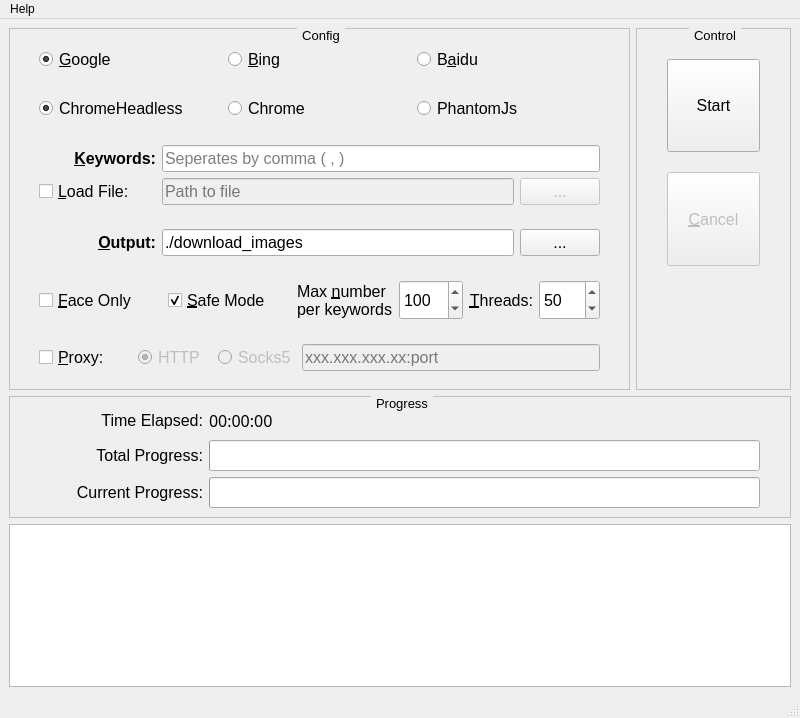
<?xml version="1.0" encoding="UTF-8"?>
<ui version="4.0">
 <class>MainWindow</class>
 <widget class="QMainWindow" name="MainWindow">
  <property name="geometry">
   <rect>
    <x>0</x>
    <y>0</y>
    <width>800</width>
    <height>718</height>
   </rect>
  </property>
  <property name="sizePolicy">
   <sizepolicy hsizetype="Fixed" vsizetype="Fixed">
    <horstretch>0</horstretch>
    <verstretch>0</verstretch>
   </sizepolicy>
  </property>
  <property name="windowTitle">
   <string>MainWindow</string>
  </property>
  <widget class="QWidget" name="centralwidget">
   <layout class="QGridLayout" name="gridLayout_3" rowstretch="7,3,4" columnstretch="8,2">
    <item row="1" column="0" colspan="2">
     <widget class="QGroupBox" name="groupBox_3">
      <property name="sizePolicy">
       <sizepolicy hsizetype="Preferred" vsizetype="Preferred">
        <horstretch>0</horstretch>
        <verstretch>0</verstretch>
       </sizepolicy>
      </property>
      <property name="font">
       <font>
        <pointsize>10</pointsize>
       </font>
      </property>
      <property name="styleSheet">
       <string notr="true">QGroupBox{border:1px ridge gray;margin-top: 1ex;} QGroupBox::title{subcontrol-origin: margin;subcontrol-position:top center;padding:0 3px;}</string>
      </property>
      <property name="title">
       <string>Progress</string>
      </property>
      <layout class="QGridLayout" name="gridLayout_2" columnstretch="1,3">
       <property name="rightMargin">
        <number>30</number>
       </property>
       <item row="0" column="0">
        <widget class="QLabel" name="label_4">
         <property name="font">
          <font>
           <pointsize>12</pointsize>
          </font>
         </property>
         <property name="text">
          <string>Time Elapsed:</string>
         </property>
         <property name="alignment">
          <set>Qt::AlignRight|Qt::AlignTrailing|Qt::AlignVCenter</set>
         </property>
        </widget>
       </item>
       <item row="0" column="1">
        <widget class="QLabel" name="label_time_elapsed">
         <property name="font">
          <font>
           <family>Ubuntu Mono</family>
           <pointsize>12</pointsize>
          </font>
         </property>
         <property name="text">
          <string>00:00:00</string>
         </property>
        </widget>
       </item>
       <item row="1" column="0">
        <widget class="QLabel" name="label_2">
         <property name="font">
          <font>
           <pointsize>12</pointsize>
          </font>
         </property>
         <property name="text">
          <string>Total Progress:</string>
         </property>
         <property name="alignment">
          <set>Qt::AlignRight|Qt::AlignTrailing|Qt::AlignVCenter</set>
         </property>
        </widget>
       </item>
       <item row="1" column="1">
        <widget class="QProgressBar" name="progressBar_total">
         <property name="sizePolicy">
          <sizepolicy hsizetype="Preferred" vsizetype="Preferred">
           <horstretch>0</horstretch>
           <verstretch>0</verstretch>
          </sizepolicy>
         </property>
         <property name="font">
          <font>
           <family>Ubuntu Mono</family>
           <pointsize>12</pointsize>
          </font>
         </property>
         <property name="styleSheet">
          <string notr="true"/>
         </property>
         <property name="maximum">
          <number>1000</number>
         </property>
         <property name="value">
          <number>0</number>
         </property>
         <property name="alignment">
          <set>Qt::AlignCenter</set>
         </property>
         <property name="format">
          <string/>
         </property>
        </widget>
       </item>
       <item row="2" column="0">
        <widget class="QLabel" name="label_3">
         <property name="font">
          <font>
           <pointsize>12</pointsize>
          </font>
         </property>
         <property name="text">
          <string>Current Progress:</string>
         </property>
         <property name="alignment">
          <set>Qt::AlignRight|Qt::AlignTrailing|Qt::AlignVCenter</set>
         </property>
        </widget>
       </item>
       <item row="2" column="1">
        <widget class="QProgressBar" name="progressBar_current">
         <property name="sizePolicy">
          <sizepolicy hsizetype="Preferred" vsizetype="Preferred">
           <horstretch>0</horstretch>
           <verstretch>0</verstretch>
          </sizepolicy>
         </property>
         <property name="font">
          <font>
           <family>Ubuntu Mono</family>
           <pointsize>12</pointsize>
          </font>
         </property>
         <property name="styleSheet">
          <string notr="true">/*
QProgressBar {
	border: 2px solid gray;
	background-color: rgba(0, 0, 0, 0);
}

QProgressBar::chunk {
	background-color: rgba(0, 200, 0);
	width: 1px;
}*/</string>
         </property>
         <property name="maximum">
          <number>1000</number>
         </property>
         <property name="value">
          <number>0</number>
         </property>
         <property name="alignment">
          <set>Qt::AlignCenter</set>
         </property>
         <property name="format">
          <string/>
         </property>
        </widget>
       </item>
      </layout>
     </widget>
    </item>
    <item row="0" column="1">
     <widget class="QGroupBox" name="groupBox_2">
      <property name="font">
       <font>
        <pointsize>10</pointsize>
       </font>
      </property>
      <property name="styleSheet">
       <string notr="true">QGroupBox{border:1px ridge gray;margin-top: 1ex;} QGroupBox::title{subcontrol-origin: margin;subcontrol-position:top center;padding:0 3px;}</string>
      </property>
      <property name="title">
       <string>Control</string>
      </property>
      <layout class="QVBoxLayout" name="verticalLayout_2" stretch="1,1,1">
       <property name="spacing">
        <number>20</number>
       </property>
       <property name="leftMargin">
        <number>30</number>
       </property>
       <property name="topMargin">
        <number>30</number>
       </property>
       <property name="rightMargin">
        <number>30</number>
       </property>
       <property name="bottomMargin">
        <number>30</number>
       </property>
       <item>
        <widget class="QPushButton" name="pushButton_start">
         <property name="sizePolicy">
          <sizepolicy hsizetype="Preferred" vsizetype="Preferred">
           <horstretch>0</horstretch>
           <verstretch>0</verstretch>
          </sizepolicy>
         </property>
         <property name="font">
          <font>
           <pointsize>12</pointsize>
          </font>
         </property>
         <property name="text">
          <string>Start</string>
         </property>
         <property name="shortcut">
          <string>Return</string>
         </property>
        </widget>
       </item>
       <item>
        <widget class="QPushButton" name="pushButton_cancel">
         <property name="enabled">
          <bool>false</bool>
         </property>
         <property name="sizePolicy">
          <sizepolicy hsizetype="Preferred" vsizetype="Preferred">
           <horstretch>0</horstretch>
           <verstretch>0</verstretch>
          </sizepolicy>
         </property>
         <property name="font">
          <font>
           <pointsize>12</pointsize>
          </font>
         </property>
         <property name="text">
          <string>&amp;Cancel</string>
         </property>
        </widget>
       </item>
       <item>
        <spacer name="verticalSpacer">
         <property name="orientation">
          <enum>Qt::Vertical</enum>
         </property>
         <property name="sizeType">
          <enum>QSizePolicy::Preferred</enum>
         </property>
         <property name="sizeHint" stdset="0">
          <size>
           <width>20</width>
           <height>40</height>
          </size>
         </property>
        </spacer>
       </item>
      </layout>
     </widget>
    </item>
    <item row="0" column="0">
     <widget class="QGroupBox" name="groupBox_config">
      <property name="sizePolicy">
       <sizepolicy hsizetype="Preferred" vsizetype="Preferred">
        <horstretch>0</horstretch>
        <verstretch>0</verstretch>
       </sizepolicy>
      </property>
      <property name="font">
       <font>
        <pointsize>10</pointsize>
       </font>
      </property>
      <property name="styleSheet">
       <string notr="true">QGroupBox{border:1px ridge gray;margin-top: 1ex;} QGroupBox::title{subcontrol-origin: margin;subcontrol-position:top center;padding:0 3px;}</string>
      </property>
      <property name="title">
       <string>Config</string>
      </property>
      <property name="flat">
       <bool>false</bool>
      </property>
      <property name="checkable">
       <bool>false</bool>
      </property>
      <layout class="QVBoxLayout" name="verticalLayout" stretch="1,1,2,1,2,1">
       <property name="leftMargin">
        <number>20</number>
       </property>
       <property name="rightMargin">
        <number>20</number>
       </property>
       <item>
        <widget class="QWidget" name="widget_engine" native="true">
         <layout class="QHBoxLayout" name="horizontalLayout">
          <item>
           <widget class="QRadioButton" name="radioButton_google">
            <property name="font">
             <font>
              <pointsize>12</pointsize>
             </font>
            </property>
            <property name="focusPolicy">
             <enum>Qt::StrongFocus</enum>
            </property>
            <property name="text">
             <string>&amp;Google</string>
            </property>
            <property name="checked">
             <bool>true</bool>
            </property>
            <attribute name="buttonGroup">
             <string notr="true">buttonGroup</string>
            </attribute>
           </widget>
          </item>
          <item>
           <widget class="QRadioButton" name="radioButton_bing">
            <property name="font">
             <font>
              <pointsize>12</pointsize>
             </font>
            </property>
            <property name="focusPolicy">
             <enum>Qt::StrongFocus</enum>
            </property>
            <property name="text">
             <string>&amp;Bing</string>
            </property>
            <attribute name="buttonGroup">
             <string notr="true">buttonGroup</string>
            </attribute>
           </widget>
          </item>
          <item>
           <widget class="QRadioButton" name="radioButton_baidu">
            <property name="font">
             <font>
              <pointsize>12</pointsize>
             </font>
            </property>
            <property name="focusPolicy">
             <enum>Qt::StrongFocus</enum>
            </property>
            <property name="text">
             <string>B&amp;aidu</string>
            </property>
            <attribute name="buttonGroup">
             <string notr="true">buttonGroup</string>
            </attribute>
           </widget>
          </item>
         </layout>
        </widget>
       </item>
       <item>
        <widget class="QWidget" name="widget_driver" native="true">
         <layout class="QHBoxLayout" name="horizontalLayout_6">
          <item>
           <widget class="QRadioButton" name="radioButton_chrome_headless">
            <property name="font">
             <font>
              <pointsize>12</pointsize>
             </font>
            </property>
            <property name="text">
             <string>ChromeHeadless</string>
            </property>
            <property name="checked">
             <bool>true</bool>
            </property>
           </widget>
          </item>
          <item>
           <widget class="QRadioButton" name="radioButton_chrome">
            <property name="font">
             <font>
              <pointsize>12</pointsize>
             </font>
            </property>
            <property name="text">
             <string>Chrome</string>
            </property>
           </widget>
          </item>
          <item>
           <widget class="QRadioButton" name="radioButton_phantomjs">
            <property name="font">
             <font>
              <pointsize>12</pointsize>
             </font>
            </property>
            <property name="text">
             <string>PhantomJs</string>
            </property>
           </widget>
          </item>
         </layout>
        </widget>
       </item>
       <item>
        <widget class="QWidget" name="widget_keywords" native="true">
         <layout class="QGridLayout" name="gridLayout" columnstretch="2,6,1">
          <item row="0" column="0">
           <widget class="QLabel" name="label">
            <property name="font">
             <font>
              <pointsize>12</pointsize>
              <weight>75</weight>
              <bold>true</bold>
             </font>
            </property>
            <property name="text">
             <string>&amp;Keywords:</string>
            </property>
            <property name="alignment">
             <set>Qt::AlignRight|Qt::AlignTrailing|Qt::AlignVCenter</set>
            </property>
            <property name="buddy">
             <cstring>lineEdit_keywords</cstring>
            </property>
           </widget>
          </item>
          <item row="0" column="1" colspan="2">
           <widget class="QLineEdit" name="lineEdit_keywords">
            <property name="font">
             <font>
              <pointsize>12</pointsize>
             </font>
            </property>
            <property name="toolTip">
             <string>Input keywords, seperated by comma  &quot;, &quot;</string>
            </property>
            <property name="statusTip">
             <string>Hint: e.g. To download image of Micheal Jordan and Yao Ming, input &quot;Micheal Jordan, Yao Ming&quot;</string>
            </property>
            <property name="whatsThis">
             <string/>
            </property>
            <property name="inputMask">
             <string/>
            </property>
            <property name="placeholderText">
             <string>Seperates by comma ( , )</string>
            </property>
           </widget>
          </item>
          <item row="1" column="0">
           <widget class="QCheckBox" name="checkBox_from_file">
            <property name="sizePolicy">
             <sizepolicy hsizetype="Minimum" vsizetype="Preferred">
              <horstretch>0</horstretch>
              <verstretch>0</verstretch>
             </sizepolicy>
            </property>
            <property name="font">
             <font>
              <pointsize>12</pointsize>
              <underline>false</underline>
             </font>
            </property>
            <property name="text">
             <string>&amp;Load File:</string>
            </property>
           </widget>
          </item>
          <item row="1" column="1">
           <widget class="QLineEdit" name="lineEdit_path2file">
            <property name="enabled">
             <bool>false</bool>
            </property>
            <property name="font">
             <font>
              <pointsize>12</pointsize>
             </font>
            </property>
            <property name="statusTip">
             <string>Hint: Enter path to a text file. Each line of the file contains a group of keywords</string>
            </property>
            <property name="placeholderText">
             <string>Path to file</string>
            </property>
           </widget>
          </item>
          <item row="1" column="2">
           <widget class="QPushButton" name="pushButton_load_file">
            <property name="enabled">
             <bool>false</bool>
            </property>
            <property name="sizePolicy">
             <sizepolicy hsizetype="Preferred" vsizetype="Fixed">
              <horstretch>0</horstretch>
              <verstretch>0</verstretch>
             </sizepolicy>
            </property>
            <property name="font">
             <font>
              <pointsize>12</pointsize>
             </font>
            </property>
            <property name="text">
             <string>...</string>
            </property>
           </widget>
          </item>
         </layout>
        </widget>
       </item>
       <item>
        <widget class="QWidget" name="widget_output" native="true">
         <layout class="QHBoxLayout" name="horizontalLayout_5" stretch="2,6,1">
          <property name="spacing">
           <number>6</number>
          </property>
          <item>
           <widget class="QLabel" name="label_7">
            <property name="font">
             <font>
              <pointsize>12</pointsize>
              <weight>75</weight>
              <bold>true</bold>
             </font>
            </property>
            <property name="text">
             <string>&amp;Output:</string>
            </property>
            <property name="alignment">
             <set>Qt::AlignRight|Qt::AlignTrailing|Qt::AlignVCenter</set>
            </property>
            <property name="buddy">
             <cstring>lineEdit_output</cstring>
            </property>
           </widget>
          </item>
          <item>
           <widget class="QLineEdit" name="lineEdit_output">
            <property name="sizePolicy">
             <sizepolicy hsizetype="Preferred" vsizetype="Fixed">
              <horstretch>0</horstretch>
              <verstretch>0</verstretch>
             </sizepolicy>
            </property>
            <property name="font">
             <font>
              <pointsize>12</pointsize>
             </font>
            </property>
            <property name="toolTip">
             <string>Path to output directory.</string>
            </property>
            <property name="statusTip">
             <string>Path to output directory.</string>
            </property>
            <property name="inputMask">
             <string/>
            </property>
            <property name="text">
             <string>./download_images</string>
            </property>
            <property name="placeholderText">
             <string>Path to output directory.</string>
            </property>
           </widget>
          </item>
          <item>
           <widget class="QPushButton" name="pushButton_output">
            <property name="enabled">
             <bool>true</bool>
            </property>
            <property name="sizePolicy">
             <sizepolicy hsizetype="Preferred" vsizetype="Fixed">
              <horstretch>0</horstretch>
              <verstretch>0</verstretch>
             </sizepolicy>
            </property>
            <property name="font">
             <font>
              <pointsize>12</pointsize>
             </font>
            </property>
            <property name="text">
             <string>...</string>
            </property>
           </widget>
          </item>
         </layout>
        </widget>
       </item>
       <item>
        <widget class="QWidget" name="widget_3" native="true">
         <layout class="QHBoxLayout" name="horizontalLayout_4" stretch="2,2,0,0,1,1">
          <item>
           <widget class="QCheckBox" name="checkBox_face_only">
            <property name="sizePolicy">
             <sizepolicy hsizetype="Preferred" vsizetype="Preferred">
              <horstretch>0</horstretch>
              <verstretch>0</verstretch>
             </sizepolicy>
            </property>
            <property name="font">
             <font>
              <pointsize>12</pointsize>
             </font>
            </property>
            <property name="text">
             <string>&amp;Face Only</string>
            </property>
           </widget>
          </item>
          <item>
           <widget class="QCheckBox" name="checkBox_safe_mode">
            <property name="sizePolicy">
             <sizepolicy hsizetype="Preferred" vsizetype="Preferred">
              <horstretch>0</horstretch>
              <verstretch>0</verstretch>
             </sizepolicy>
            </property>
            <property name="font">
             <font>
              <pointsize>12</pointsize>
             </font>
            </property>
            <property name="text">
             <string>&amp;Safe Mode</string>
            </property>
            <property name="checkable">
             <bool>true</bool>
            </property>
            <property name="checked">
             <bool>true</bool>
            </property>
           </widget>
          </item>
          <item>
           <widget class="QLabel" name="label_6">
            <property name="font">
             <font>
              <pointsize>12</pointsize>
             </font>
            </property>
            <property name="text">
             <string>Max &amp;number
per keywords</string>
            </property>
            <property name="buddy">
             <cstring>spinBox_max_number</cstring>
            </property>
           </widget>
          </item>
          <item>
           <widget class="QSpinBox" name="spinBox_max_number">
            <property name="sizePolicy">
             <sizepolicy hsizetype="Preferred" vsizetype="Fixed">
              <horstretch>0</horstretch>
              <verstretch>0</verstretch>
             </sizepolicy>
            </property>
            <property name="minimumSize">
             <size>
              <width>0</width>
              <height>40</height>
             </size>
            </property>
            <property name="font">
             <font>
              <pointsize>12</pointsize>
             </font>
            </property>
            <property name="minimum">
             <number>1</number>
            </property>
            <property name="maximum">
             <number>9999</number>
            </property>
            <property name="value">
             <number>100</number>
            </property>
           </widget>
          </item>
          <item>
           <widget class="QLabel" name="label_5">
            <property name="font">
             <font>
              <pointsize>12</pointsize>
             </font>
            </property>
            <property name="text">
             <string>&amp;Threads:</string>
            </property>
            <property name="alignment">
             <set>Qt::AlignRight|Qt::AlignTrailing|Qt::AlignVCenter</set>
            </property>
            <property name="buddy">
             <cstring>spinBox_num_threads</cstring>
            </property>
           </widget>
          </item>
          <item>
           <widget class="QSpinBox" name="spinBox_num_threads">
            <property name="sizePolicy">
             <sizepolicy hsizetype="Preferred" vsizetype="Fixed">
              <horstretch>0</horstretch>
              <verstretch>0</verstretch>
             </sizepolicy>
            </property>
            <property name="minimumSize">
             <size>
              <width>0</width>
              <height>40</height>
             </size>
            </property>
            <property name="font">
             <font>
              <pointsize>12</pointsize>
             </font>
            </property>
            <property name="minimum">
             <number>1</number>
            </property>
            <property name="maximum">
             <number>200</number>
            </property>
            <property name="value">
             <number>50</number>
            </property>
           </widget>
          </item>
         </layout>
        </widget>
       </item>
       <item>
        <widget class="QWidget" name="widget_proxy" native="true">
         <layout class="QHBoxLayout" name="horizontalLayout_2" stretch="1,5">
          <property name="topMargin">
           <number>9</number>
          </property>
          <property name="bottomMargin">
           <number>9</number>
          </property>
          <item>
           <widget class="QCheckBox" name="checkBox_proxy">
            <property name="sizePolicy">
             <sizepolicy hsizetype="Minimum" vsizetype="Preferred">
              <horstretch>0</horstretch>
              <verstretch>0</verstretch>
             </sizepolicy>
            </property>
            <property name="font">
             <font>
              <pointsize>12</pointsize>
             </font>
            </property>
            <property name="text">
             <string>&amp;Proxy:</string>
            </property>
           </widget>
          </item>
          <item>
           <widget class="QWidget" name="widget_5" native="true">
            <property name="enabled">
             <bool>false</bool>
            </property>
            <layout class="QHBoxLayout" name="horizontalLayout_3" stretch="1,1,4">
             <property name="leftMargin">
              <number>0</number>
             </property>
             <property name="topMargin">
              <number>0</number>
             </property>
             <property name="rightMargin">
              <number>0</number>
             </property>
             <property name="bottomMargin">
              <number>0</number>
             </property>
             <item>
              <widget class="QRadioButton" name="radioButton_http">
               <property name="sizePolicy">
                <sizepolicy hsizetype="Preferred" vsizetype="Preferred">
                 <horstretch>0</horstretch>
                 <verstretch>0</verstretch>
                </sizepolicy>
               </property>
               <property name="font">
                <font>
                 <pointsize>12</pointsize>
                </font>
               </property>
               <property name="focusPolicy">
                <enum>Qt::TabFocus</enum>
               </property>
               <property name="text">
                <string>HTTP</string>
               </property>
               <property name="checked">
                <bool>true</bool>
               </property>
               <attribute name="buttonGroup">
                <string notr="true">buttonGroup_2</string>
               </attribute>
              </widget>
             </item>
             <item>
              <widget class="QRadioButton" name="radioButton_socks5">
               <property name="sizePolicy">
                <sizepolicy hsizetype="Preferred" vsizetype="Preferred">
                 <horstretch>0</horstretch>
                 <verstretch>0</verstretch>
                </sizepolicy>
               </property>
               <property name="font">
                <font>
                 <pointsize>12</pointsize>
                </font>
               </property>
               <property name="focusPolicy">
                <enum>Qt::TabFocus</enum>
               </property>
               <property name="text">
                <string>Socks5</string>
               </property>
               <property name="checked">
                <bool>false</bool>
               </property>
               <attribute name="buttonGroup">
                <string notr="true">buttonGroup_2</string>
               </attribute>
              </widget>
             </item>
             <item>
              <widget class="QLineEdit" name="lineEdit_proxy">
               <property name="font">
                <font>
                 <pointsize>12</pointsize>
                </font>
               </property>
               <property name="toolTip">
                <string>input ip:port</string>
               </property>
               <property name="statusTip">
                <string>xxx.xxx.xxx.xx:port</string>
               </property>
               <property name="placeholderText">
                <string>xxx.xxx.xxx.xx:port</string>
               </property>
              </widget>
             </item>
            </layout>
           </widget>
          </item>
         </layout>
        </widget>
       </item>
      </layout>
     </widget>
    </item>
    <item row="2" column="0" colspan="2">
     <widget class="QPlainTextEdit" name="plainTextEdit_log">
      <property name="font">
       <font>
        <family>Ubuntu Mono</family>
       </font>
      </property>
      <property name="readOnly">
       <bool>true</bool>
      </property>
      <property name="plainText">
       <string/>
      </property>
      <property name="tabStopWidth">
       <number>4</number>
      </property>
      <property name="maximumBlockCount">
       <number>0</number>
      </property>
     </widget>
    </item>
   </layout>
  </widget>
  <widget class="QMenuBar" name="menubar">
   <property name="geometry">
    <rect>
     <x>0</x>
     <y>0</y>
     <width>800</width>
     <height>23</height>
    </rect>
   </property>
   <widget class="QMenu" name="menuAbout">
    <property name="title">
     <string>Help</string>
    </property>
    <addaction name="actionAbout"/>
   </widget>
   <addaction name="menuAbout"/>
  </widget>
  <widget class="QStatusBar" name="statusbar"/>
  <action name="actionAbout">
   <property name="text">
    <string>About</string>
   </property>
  </action>
 </widget>
 <tabstops>
  <tabstop>lineEdit_keywords</tabstop>
  <tabstop>checkBox_from_file</tabstop>
  <tabstop>lineEdit_path2file</tabstop>
  <tabstop>pushButton_load_file</tabstop>
  <tabstop>lineEdit_output</tabstop>
  <tabstop>pushButton_output</tabstop>
  <tabstop>checkBox_face_only</tabstop>
  <tabstop>checkBox_safe_mode</tabstop>
  <tabstop>spinBox_max_number</tabstop>
  <tabstop>spinBox_num_threads</tabstop>
  <tabstop>checkBox_proxy</tabstop>
  <tabstop>radioButton_http</tabstop>
  <tabstop>radioButton_socks5</tabstop>
  <tabstop>lineEdit_proxy</tabstop>
  <tabstop>pushButton_start</tabstop>
  <tabstop>pushButton_cancel</tabstop>
  <tabstop>radioButton_google</tabstop>
  <tabstop>radioButton_bing</tabstop>
  <tabstop>radioButton_baidu</tabstop>
  <tabstop>plainTextEdit_log</tabstop>
 </tabstops>
 <resources/>
 <connections>
  <connection>
   <sender>checkBox_from_file</sender>
   <signal>clicked(bool)</signal>
   <receiver>lineEdit_keywords</receiver>
   <slot>setDisabled(bool)</slot>
   <hints>
    <hint type="sourcelabel">
     <x>157</x>
     <y>193</y>
    </hint>
    <hint type="destinationlabel">
     <x>599</x>
     <y>163</y>
    </hint>
   </hints>
  </connection>
  <connection>
   <sender>checkBox_from_file</sender>
   <signal>clicked(bool)</signal>
   <receiver>pushButton_load_file</receiver>
   <slot>setEnabled(bool)</slot>
   <hints>
    <hint type="sourcelabel">
     <x>157</x>
     <y>193</y>
    </hint>
    <hint type="destinationlabel">
     <x>599</x>
     <y>193</y>
    </hint>
   </hints>
  </connection>
  <connection>
   <sender>checkBox_from_file</sender>
   <signal>clicked(bool)</signal>
   <receiver>lineEdit_path2file</receiver>
   <slot>setEnabled(bool)</slot>
   <hints>
    <hint type="sourcelabel">
     <x>157</x>
     <y>193</y>
    </hint>
    <hint type="destinationlabel">
     <x>518</x>
     <y>192</y>
    </hint>
   </hints>
  </connection>
  <connection>
   <sender>checkBox_proxy</sender>
   <signal>clicked(bool)</signal>
   <receiver>widget_5</receiver>
   <slot>setEnabled(bool)</slot>
   <hints>
    <hint type="sourcelabel">
     <x>131</x>
     <y>334</y>
    </hint>
    <hint type="destinationlabel">
     <x>491</x>
     <y>334</y>
    </hint>
   </hints>
  </connection>
  <connection>
   <sender>checkBox_proxy</sender>
   <signal>clicked(bool)</signal>
   <receiver>lineEdit_proxy</receiver>
   <slot>setFocus()</slot>
   <hints>
    <hint type="sourcelabel">
     <x>131</x>
     <y>334</y>
    </hint>
    <hint type="destinationlabel">
     <x>599</x>
     <y>334</y>
    </hint>
   </hints>
  </connection>
  <connection>
   <sender>radioButton_google</sender>
   <signal>toggled(bool)</signal>
   <receiver>checkBox_safe_mode</receiver>
   <slot>setEnabled(bool)</slot>
   <hints>
    <hint type="sourcelabel">
     <x>204</x>
     <y>73</y>
    </hint>
    <hint type="destinationlabel">
     <x>220</x>
     <y>270</y>
    </hint>
   </hints>
  </connection>
  <connection>
   <sender>radioButton_bing</sender>
   <signal>toggled(bool)</signal>
   <receiver>checkBox_safe_mode</receiver>
   <slot>setChecked(bool)</slot>
   <hints>
    <hint type="sourcelabel">
     <x>258</x>
     <y>73</y>
    </hint>
    <hint type="destinationlabel">
     <x>293</x>
     <y>305</y>
    </hint>
   </hints>
  </connection>
  <connection>
   <sender>radioButton_baidu</sender>
   <signal>toggled(bool)</signal>
   <receiver>checkBox_safe_mode</receiver>
   <slot>setChecked(bool)</slot>
   <hints>
    <hint type="sourcelabel">
     <x>453</x>
     <y>68</y>
    </hint>
    <hint type="destinationlabel">
     <x>293</x>
     <y>305</y>
    </hint>
   </hints>
  </connection>
  <connection>
   <sender>radioButton_google</sender>
   <signal>toggled(bool)</signal>
   <receiver>checkBox_safe_mode</receiver>
   <slot>setChecked(bool)</slot>
   <hints>
    <hint type="sourcelabel">
     <x>122</x>
     <y>73</y>
    </hint>
    <hint type="destinationlabel">
     <x>293</x>
     <y>305</y>
    </hint>
   </hints>
  </connection>
  <connection>
   <sender>checkBox_from_file</sender>
   <signal>clicked(bool)</signal>
   <receiver>pushButton_load_file</receiver>
   <slot>click()</slot>
   <hints>
    <hint type="sourcelabel">
     <x>131</x>
     <y>193</y>
    </hint>
    <hint type="destinationlabel">
     <x>599</x>
     <y>193</y>
    </hint>
   </hints>
  </connection>
  <connection>
   <sender>radioButton_baidu</sender>
   <signal>toggled(bool)</signal>
   <receiver>widget_driver</receiver>
   <slot>setDisabled(bool)</slot>
   <hints>
    <hint type="sourcelabel">
     <x>484</x>
     <y>60</y>
    </hint>
    <hint type="destinationlabel">
     <x>382</x>
     <y>94</y>
    </hint>
   </hints>
  </connection>
 </connections>
 <buttongroups>
  <buttongroup name="buttonGroup"/>
  <buttongroup name="buttonGroup_2"/>
 </buttongroups>
</ui>
